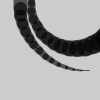
Frame 1 (no input)
Frame 2 (the mouse pressed at the canvas centre, redrawn once): identical to frame 1, image omitted

The Processing sketch that drew this single still picture (run headless with seeded random() and noise(); the mouse was pressed at the canvas centre and the sketch redrawn once):

// Processing sketch: sketch_22_3
// ── sketch_22_3.pde
//Modify code 22-04 to create a sequence of different compositions.

int x = 20; // X-coordinate
int u = 14; // Units
float a = -0.12; // Angle
int y = 120; // X-coordinate
int n = 25; // Units
float b = 0.18; // Angle
void setup() {
size(100, 100);
stroke(0, 153);
smooth();
noLoop();
}
void draw() {
background(204);
tail(x, u, a);
tale(y, n, b);
}
void tail(int xpos, int units, float angle){
pushMatrix();
translate(xpos, 0);
for (int i = units; i > 0; i--) { // Count in reverse
strokeWeight(i);
line(0, 0, 0, 8);
translate(0, 8);
rotate(angle);
}
popMatrix();
}
void tale(int xpos, int units, float angle){
pushMatrix();
translate(xpos, 0);
for (int i = units; i > 0; i--) { // Count in reverse
strokeWeight(i);
line(0, 0, 0, 8);
translate(0, 8);
rotate(angle);
}
}
